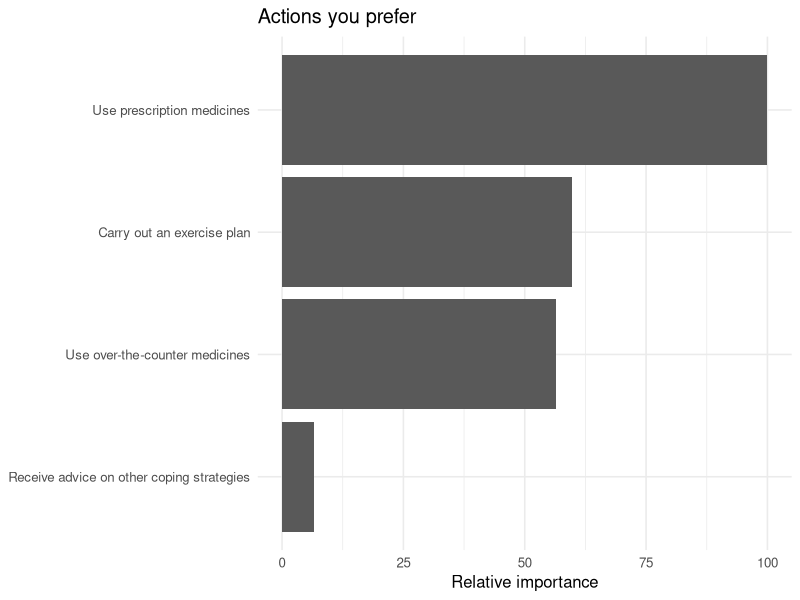
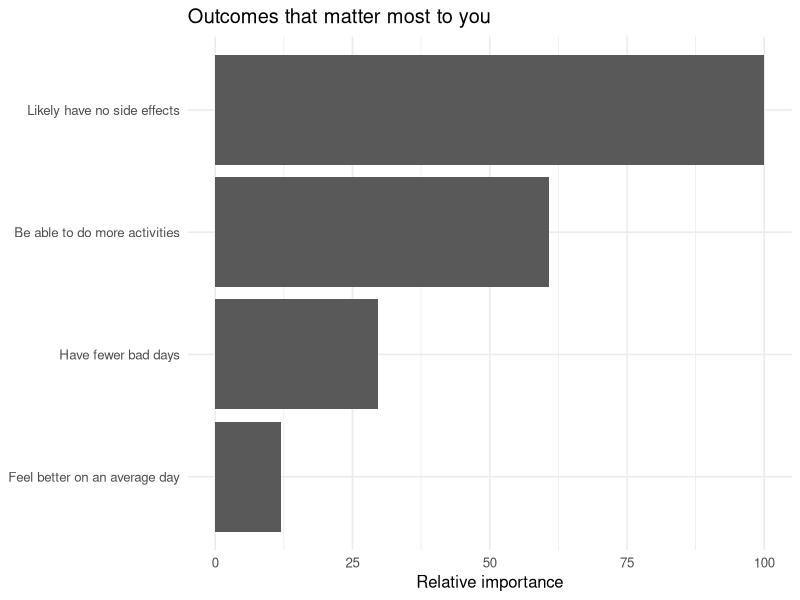
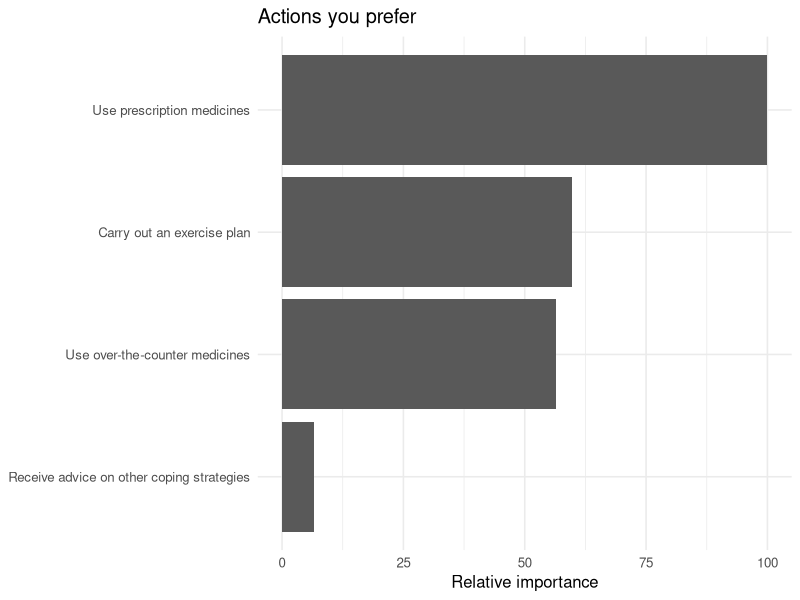
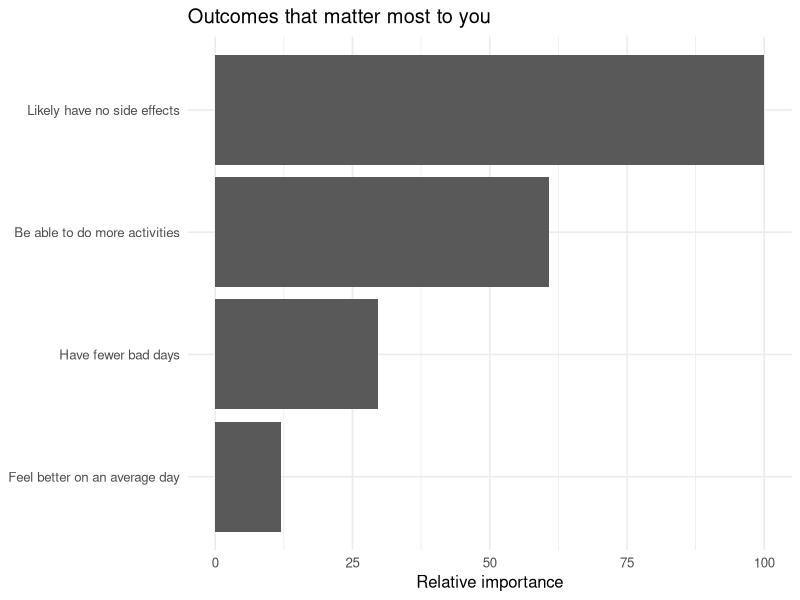

Here is the R script that generated these plots, in order:
############################################################## 
# UPP DAT Teaching Example 
# 
# Goal: 
# Estimate an individual patient's preferences from a series 
# of DCE choice tasks and generate a personalised report. 
# 
# Workflow: 
# 
# Choice Tasks 
# ↓ 
# Patient Responses 
# ↓ 
# pMNL Model 
# ↓ 
# Preference Coefficients 
# ↓ 
# Relative Importance Scores 
# ↓ 
# Patient-Friendly Report 
##############################################################

library(dplyr)
library(tibble)
library(tidyr)
library(ggplot2)
library(readr)

############################################################## 
# STEP 1: DEFINE THE ATTRIBUTES 
# 
# These represent the features of pain-management plans that 
# patients may care about. 
# 
# The model will estimate how important each feature is. 
##############################################################

attributes <- c(
  "otc_medicine",
  "prescription_medicine",
  "exercise_plan",
  "coping_strategies",
  "better_average_day",
  "fewer_bad_days",
  "better_activities",
  "no_side_effects"
)

attribute_labels <- c(
  otc_medicine = "Use over-the-counter medicines",
  prescription_medicine = "Use prescription medicines",
  exercise_plan = "Carry out an exercise plan",
  coping_strategies = "Receive advice on other coping strategies",
  better_average_day = "Feel better on an average day",
  fewer_bad_days = "Have fewer bad days",
  better_activities = "Be able to do more activities",
  no_side_effects = "Likely have no side effects"
)

attribute_group <- c(
  otc_medicine = "Actions",
  prescription_medicine = "Actions",
  exercise_plan = "Actions",
  coping_strategies = "Actions",
  better_average_day = "Outcomes",
  fewer_bad_days = "Outcomes",
  better_activities = "Outcomes",
  no_side_effects = "Outcomes"
)

############################################################## 
# STEP 2: DEFINE THE CHOICE TASKS 
# 
# Each row represents one treatment option. 
# 
# Task 1 has: 
# Option A 
# Option B 
# 
# Task 2 has: 
# Option A 
# Option B 
# 
# etc. 
# 
# The numbers indicate whether that feature is present (1) 
# or absent (0). 
# 
# Example: 
# 
# exercise_plan = 1 
# 
# means the treatment includes an exercise plan. 
##############################################################

design <- tribble(
  ~task, ~alt, ~otc_medicine, ~prescription_medicine, ~exercise_plan, ~coping_strategies, ~better_average_day, ~fewer_bad_days, ~better_activities, ~no_side_effects,
  1, "A", 0,1,0,0, 1,0,1,1,
  1, "B", 1,0,0,1, 1,1,1,1,
  2, "A", 1,0,0,1, 0,1,0,0,
  2, "B", 1,0,0,0, 1,0,1,1,
  3, "A", 1,1,1,0, 0,1,1,1,
  3, "B", 0,0,1,1, 1,0,0,0,
  4, "A", 1,0,0,0, 1,0,0,1,
  4, "B", 0,1,0,1, 0,0,1,0,
  5, "A", 0,1,0,0, 0,1,1,0,
  5, "B", 0,1,1,0, 1,1,0,1,
  6, "A", 0,0,1,1, 1,0,1,0,
  6, "B", 1,0,0,0, 0,1,1,0,
  7, "A", 0,1,1,1, 1,1,0,1,
  7, "B", 1,1,1,0, 0,0,1,0,
  8, "A", 1,1,0,0, 1,0,0,0,
  8, "B", 0,0,1,0, 0,1,1,1,
  9, "A", 0,0,1,0, 1,1,1,0,
  9, "B", 0,1,0,1, 0,1,0,1,
  10, "A", 1,0,0,1, 1,1,0,1,
  10, "B", 1,0,0,0, 1,0,0,0,
  11, "A", 0,0,1,0, 0,1,0,1,
  11, "B", 1,1,1,1, 1,1,1,0,
  12, "A", 1,1,1,1, 0,0,1,1,
  12, "B", 0,1,1,0, 1,1,0,0
)

############################################################## 
# STEP 3: RECORD PATIENT CHOICES 
# 
# For each task the patient chooses: 
# 
# "A" or "B" 
# 
# These choices are the only information used to estimate 
# their preferences. 
##############################################################

participant_choices <- c(
  "A", "A", "A", "A", "A", "A",
  "A", "A", "A", "A", "A", "A"
)

responses <- tibble(
  task = 1:12,
  choice = toupper(participant_choices)
)

############################################################## 
# STEP 4: PREPARE THE DATA 
# 
# The model compares the attributes of Option A and Option B. 
# 
# For each task we calculate: 
# 
# Attribute Difference 
# 
# = Option A - Option B 
# 
# This converts the choice experiment into a format that can 
# be analysed by the multinomial logit model. 
##############################################################

make_model_data <- function(design, responses, attributes) {
  wide <- design %>%
    pivot_wider(
      id_cols = task,
      names_from = alt,
      values_from = all_of(attributes),
      names_sep = "_"
    ) %>%
    left_join(responses, by = "task") %>%
    mutate(y = if_else(choice == "A", 1, 0))
  
  X_A <- as.matrix(wide[, paste0(attributes, "_A")])
  X_B <- as.matrix(wide[, paste0(attributes, "_B")])
  Xdiff <- X_A - X_B
  colnames(Xdiff) <- attributes
  
  list(y = wide$y, X = Xdiff, wide = wide)
}

############################################################## 
# STEP 5: ESTIMATE THE pMNL MODEL 
# 
# pMNL = Penalised Multinomial Logit 
# 
# Why use a penalty? 
# 
# We only have 12 choice tasks. 
# 
# Without a penalty the model can produce unstable or 
# unrealistically large coefficients. 
# 
# The penalty acts like a "safety brake" that prevents the # model becoming overconfident when data are limited. 
##############################################################

fit_pmnl <- function(X, y, ridge = 1e-7) {
  neg_pen_ll <- function(beta) {
    eta <- as.vector(X %*% beta)
    ll <- sum(y * eta - log1p(exp(eta)))
    p <- plogis(eta)
    w <- p * (1 - p)
    I <- t(X) %*% (X * w) + diag(ridge, ncol(X))
    log_det_I <- as.numeric(determinant(I, logarithm = TRUE)$modulus)
    -(ll + 0.5 * log_det_I)
  }
  
  fit <- optim(
    par = rep(0, ncol(X)),
    fn = neg_pen_ll,
    method = "BFGS",
    control = list(maxit = 5000, reltol = 1e-10)
  )
  
  beta <- fit$par
  names(beta) <- colnames(X)
  
  list(beta = beta, convergence = fit$convergence, value = fit$value)
}

make_report <- function(beta) {
  report <- tibble(
    attribute = names(beta),
    group = unname(attribute_group[names(beta)]),
    label = unname(attribute_labels[names(beta)]),
    beta = as.numeric(beta)
  )
  
  report %>%
    group_by(group) %>%
    mutate(
      max_abs_beta = max(abs(beta)),
      directional_score = if (max_abs_beta[1] == 0) {
        rep(0, n())
      } else {
        100 * beta / max_abs_beta[1]
      },
      relative_importance = abs(directional_score),
      interpretation = case_when(
        beta > 0 ~ "1-coded level preferred",
        beta < 0 ~ "0-coded level preferred",
        TRUE ~ "No clear preference"
      )
    ) %>%
    ungroup() %>%
    arrange(group, desc(relative_importance))
}

plot_group <- function(report, group_name, title) {
  dat <- report %>%
    filter(group == group_name) %>%
    arrange(relative_importance)
  
  ggplot(dat, aes(x = reorder(label, relative_importance), y = relative_importance)) +
    geom_col() +
    coord_flip() +
    labs(
      title = title,
      x = NULL,
      y = "Relative importance"
    ) +
    theme_minimal(base_size = 12)
}

model_data <- make_model_data(design, responses, attributes)
pmnl <- fit_pmnl(model_data$X, model_data$y)
report <- make_report(pmnl$beta)

############################################################## 
# STEP 6: INTERPRET THE COEFFICIENTS 
# 
# Positive coefficient: 
# 
# Patient prefers the "1" level 
# 
# Negative coefficient: 
# 
# Patient prefers the "0" level 
# 
# Larger magnitude: 
# 
# Stronger preference 
# 
# Example: 
# 
# better_activities = 2.1 
# 
# indicates that being able to do more activities strongly 
# influenced the patient's choices. 
##############################################################

print(pmnl$beta)

############################################################## 
# STEP 7: CREATE A PATIENT-FRIENDLY REPORT 
# 
# Raw coefficients are difficult to interpret. 
# 
# Therefore we convert them into relative importance scores. 
# 
# The most important attribute is scaled to 100. 
# 
# All other attributes are expressed relative to it. 
##############################################################

print(report)

############################################################## 
# STEP 8: VISUALISE THE RESULTS 
# 
# The final plots show: 
# 
# 1. Preferred management actions 
# 2. Preferred outcomes 
# 
# These outputs can then be discussed during a shared # decision-making consultation. 
##############################################################

actions_plot <- plot_group(report, "Actions", "Actions you prefer")
outcomes_plot <- plot_group(report, "Outcomes", "Outcomes that matter most to you")

print(actions_plot)
print(outcomes_plot)

write_csv(report, "UPP_individual_preference_report.csv")

ggsave("UPP_actions_plot.png", actions_plot, width = 7, height = 4, dpi = 300)
ggsave("UPP_outcomes_plot.png", outcomes_plot, width = 7, height = 4, dpi = 300)
